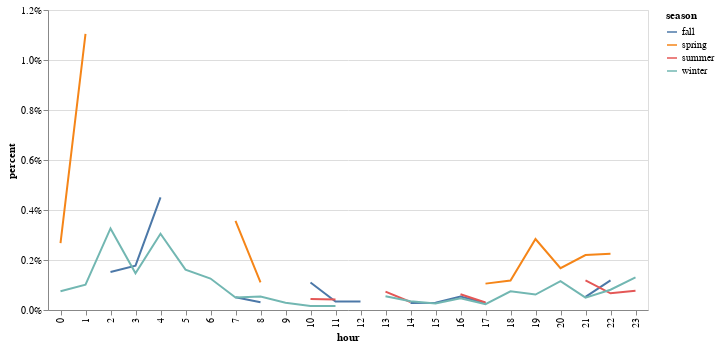

This figure's notebook cell:
### Markdown cell above
### Next, show the daily pattern of influence-incurred crashes of vehicle 2 by different month

### Code cell
alt.Chart(pattern2).mark_line().encode(
    alt.X('hour:N'),
    alt.Y('percent:Q', axis=alt.Axis(format='%')),
    color='season:N'
).properties(
    height = 300,
    width = 300 * 2
)

### Figure 1 — Vega-Lite specification as saved in the notebook (floating-point values rounded to 4 significant figures)
{"config": {"view": {"width": 400, "height": 300}, "mark": {"tooltip": null}}, "data": {"name": "data-82492e4eaf07b1021846cd163df8998a"}, "mark": "line", "encoding": {"color": {"type": "nominal", "field": "season"}, "x": {"type": "nominal", "field": "hour"}, "y": {"type": "quantitative", "axis": {"format": "%"}, "field": "percent"}}, "height": 300, "width": 600, "$schema": "https://vega.github.io/schema/vega-lite/v3.3.0.json", "datasets": {"data-82492e4eaf07b1021846cd163df8998a": [{"hour": 0, "season": "fall", "under_influence_count": 2, "total_count": 1946, "percent": 0.001028}, {"hour": 0, "season": "spring", "under_influence_count": 1, "total_count": 374, "percent": 0.002674}, {"hour": 0, "season": "summer", "under_influence_count": 5, "total_count": 1654, "percent": 0.003023}, {"hour": 0, "season": "winter", "under_influence_count": 3, "total_count": 4019, "percent": 0.0007465}, {"hour": 1, "season": "spring", "under_influence_count": 2, "total_count": 181, "percent": 0.01105}, {"hour": 1, "season": "winter", "under_influence_count": 2, "total_count": 1968, "percent": 0.001016}, {"hour": 2, "season": "fall", "under_influence_count": 1, "total_count": 658, "percent": 0.00152}, {"hour": 2, "season": "winter", "under_influence_count": 5, "total_count": 1533, "percent": 0.003262}, {"hour": 3, "season": "fall", "under_influence_count": 1, "total_count": 563, "percent": 0.001776}, {"hour": 3, "season": "summer", "under_influence_count": 3, "total_count": 518, "percent": 0.005792}, {"hour": 3, "season": "winter", "under_influence_count": 2, "total_count": 1362, "percent": 0.001468}, {"hour": 4, "season": "fall", "under_influence_count": 3, "total_count": 666, "percent": 0.004505}, {"hour": 4, "season": "spring", "under_influence_count": 1, "total_count": 123, "percent": 0.00813}, {"hour": 4, "season": "winter", "under_influence_count": 5, "total_count": 1640, "percent": 0.003049}, {"hour": 5, "season": "winter", "under_influence_count": 3, "total_count": 1858, "percent": 0.001615}, {"hour": 6, "season": "summer", "under_influence_count": 1, "total_count": 894, "percent": 0.001119}, {"hour": 6, "season": "winter", "under_influence_count": 4, "total_count": 3179, "percent": 0.001258}, {"hour": 7, "season": "fall", "under_influence_count": 1, "total_count": 1959, "percent": 0.0005105}, {"hour": 7, "season": "spring", "under_influence_count": 2, "total_count": 561, "percent": 0.003565}, {"hour": 7, "season": "winter", "under_influence_count": 2, "total_count": 3985, "percent": 0.0005019}, {"hour": 8, "season": "fall", "under_influence_count": 1, "total_count": 3212, "percent": 0.0003113}, {"hour": 8, "season": "spring", "under_influence_count": 1, "total_count": 904, "percent": 0.001106}, {"hour": 8, "season": "summer", "under_influence_count": 1, "total_count": 2175, "percent": 0.0004598}, {"hour": 8, "season": "winter", "under_influence_count": 4, "total_count": 7404, "percent": 0.0005402}, {"hour": 9, "season": "winter", "under_influence_count": 2, "total_count": 6808, "percent": 0.0002938}, {"hour": 10, "season": "fall", "under_influence_count": 3, "total_count": 2725, "percent": 0.001101}, {"hour": 10, "season": "summer", "under_influence_count": 1, "total_count": 2268, "percent": 0.0004409}, {"hour": 10, "season": "winter", "under_influence_count": 1, "total_count": 6245, "percent": 0.0001601}, {"hour": 11, "season": "fall", "under_influence_count": 1, "total_count": 2921, "percent": 0.0003423}, {"hour": 11, "season": "summer", "under_influence_count": 1, "total_count": 2404, "percent": 0.000416}, {"hour": 11, "season": "winter", "under_influence_count": 1, "total_count": 6351, "percent": 0.0001575}, {"hour": 12, "season": "fall", "under_influence_count": 1, "total_count": 2957, "percent": 0.0003382}, {"hour": 13, "season": "spring", "under_influence_count": 1, "total_count": 835, "percent": 0.001198}, {"hour": 13, "season": "summer", "under_influence_count": 2, "total_count": 2713, "percent": 0.0007372}, {"hour": 13, "season": "winter", "under_influence_count": 4, "total_count": 7265, "percent": 0.0005506}, {"hour": 14, "season": "fall", "under_influence_count": 1, "total_count": 3544, "percent": 0.0002822}, {"hour": 14, "season": "summer", "under_influence_count": 1, "total_count": 3121, "percent": 0.0003204}, {"hour": 14, "season": "winter", "under_influence_count": 3, "total_count": 8515, "percent": 0.0003523}, {"hour": 15, "season": "fall", "under_influence_count": 1, "total_count": 3463, "percent": 0.0002888}, {"hour": 15, "season": "spring", "under_influence_count": 1, "total_count": 970, "percent": 0.001031}, {"hour": 15, "season": "winter", "under_influence_count": 2, "total_count": 7611, "percent": 0.0002628}, {"hour": 16, "season": "fall", "under_influence_count": 2, "total_count": 3713, "percent": 0.0005386}, {"hour": 16, "season": "summer", "under_influence_count": 2, "total_count": 3161, "percent": 0.0006327}, {"hour": 16, "season": "winter", "under_influence_count": 4, "total_count": 8460, "percent": 0.0004728}, {"hour": 17, "season": "fall", "under_influence_count": 1, "total_count": 3589, "percent": 0.0002786}, {"hour": 17, "season": "spring", "under_influence_count": 1, "total_count": 948, "percent": 0.001055}, {"hour": 17, "season": "summer", "under_influence_count": 1, "total_count": 3311, "percent": 0.000302}, {"hour": 17, "season": "winter", "under_influence_count": 2, "total_count": 8621, "percent": 0.000232}, {"hour": 18, "season": "spring", "under_influence_count": 1, "total_count": 847, "percent": 0.001181}, {"hour": 18, "season": "winter", "under_influence_count": 6, "total_count": 8048, "percent": 0.0007455}, {"hour": 19, "season": "fall", "under_influence_count": 3, "total_count": 2664, "percent": 0.001126}, {"hour": 19, "season": "spring", "under_influence_count": 2, "total_count": 704, "percent": 0.002841}, {"hour": 19, "season": "summer", "under_influence_count": 1, "total_count": 2107, "percent": 0.0004746}, {"hour": 19, "season": "winter", "under_influence_count": 4, "total_count": 6455, "percent": 0.0006197}, {"hour": 20, "season": "spring", "under_influence_count": 1, "total_count": 597, "percent": 0.001675}, {"hour": 20, "season": "winter", "under_influence_count": 6, "total_count": 5184, "percent": 0.001157}, {"hour": 21, "season": "fall", "under_influence_count": 1, "total_count": 1893, "percent": 0.0005283}, {"hour": 21, "season": "spring", "under_influence_count": 1, "total_count": 455, "percent": 0.002198}, {"hour": 21, "season": "summer", "under_influence_count": 2, "total_count": 1692, "percent": 0.001182}, {"hour": 21, "season": "winter", "under_influence_count": 2, "total_count": 4062, "percent": 0.0004924}, {"hour": 22, "season": "fall", "under_influence_count": 2, "total_count": 1687, "percent": 0.001186}, {"hour": 22, "season": "spring", "under_influence_count": 1, "total_count": 444, "percent": 0.002252}, {"hour": 22, "season": "summer", "under_influence_count": 1, "total_count": 1496, "percent": 0.0006684}, {"hour": 22, "season": "winter", "under_influence_count": 3, "total_count": 3704, "percent": 0.0008099}, {"hour": 23, "season": "summer", "under_influence_count": 1, "total_count": 1295, "percent": 0.0007722}, {"hour": 23, "season": "winter", "under_influence_count": 4, "total_count": 3074, "percent": 0.001301}, {"hour": 1, "season": "fall", "under_influence_count": null, "total_count": 854, "percent": null}, {"hour": 1, "season": "summer", "under_influence_count": null, "total_count": 750, "percent": null}, {"hour": 2, "season": "spring", "under_influence_count": null, "total_count": 154, "percent": null}, {"hour": 2, "season": "summer", "under_influence_count": null, "total_count": 588, "percent": null}, {"hour": 3, "season": "spring", "under_influence_count": null, "total_count": 143, "percent": null}, {"hour": 4, "season": "summer", "under_influence_count": null, "total_count": 546, "percent": null}, {"hour": 5, "season": "fall", "under_influence_count": null, "total_count": 781, "percent": null}, {"hour": 5, "season": "spring", "under_influence_count": null, "total_count": 205, "percent": null}, {"hour": 5, "season": "summer", "under_influence_count": null, "total_count": 592, "percent": null}, {"hour": 6, "season": "fall", "under_influence_count": null, "total_count": 1324, "percent": null}, {"hour": 6, "season": "spring", "under_influence_count": null, "total_count": 359, "percent": null}, {"hour": 7, "season": "summer", "under_influence_count": null, "total_count": 1229, "percent": null}, {"hour": 9, "season": "fall", "under_influence_count": null, "total_count": 2905, "percent": null}, {"hour": 9, "season": "spring", "under_influence_count": null, "total_count": 852, "percent": null}, {"hour": 9, "season": "summer", "under_influence_count": null, "total_count": 2281, "percent": null}, {"hour": 10, "season": "spring", "under_influence_count": null, "total_count": 762, "percent": null}, {"hour": 11, "season": "spring", "under_influence_count": null, "total_count": 815, "percent": null}, {"hour": 12, "season": "spring", "under_influence_count": null, "total_count": 790, "percent": null}, {"hour": 12, "season": "summer", "under_influence_count": null, "total_count": 2609, "percent": null}, {"hour": 12, "season": "winter", "under_influence_count": null, "total_count": 6849, "percent": null}, {"hour": 13, "season": "fall", "under_influence_count": null, "total_count": 3212, "percent": null}, {"hour": 14, "season": "spring", "under_influence_count": null, "total_count": 993, "percent": null}, {"hour": 15, "season": "summer", "under_influence_count": null, "total_count": 2885, "percent": null}, {"hour": 16, "season": "spring", "under_influence_count": null, "total_count": 1109, "percent": null}, {"hour": 18, "season": "fall", "under_influence_count": null, "total_count": 3010, "percent": null}, {"hour": 18, "season": "summer", "under_influence_count": null, "total_count": 2762, "percent": null}, {"hour": 20, "season": "fall", "under_influence_count": null, "total_count": 2245, "percent": null}, {"hour": 20, "season": "summer", "under_influence_count": null, "total_count": 1697, "percent": null}, {"hour": 23, "season": "fall", "under_influence_count": null, "total_count": 1441, "percent": null}, {"hour": 23, "season": "spring", "under_influence_count": null, "total_count": 307, "percent": null}]}}
